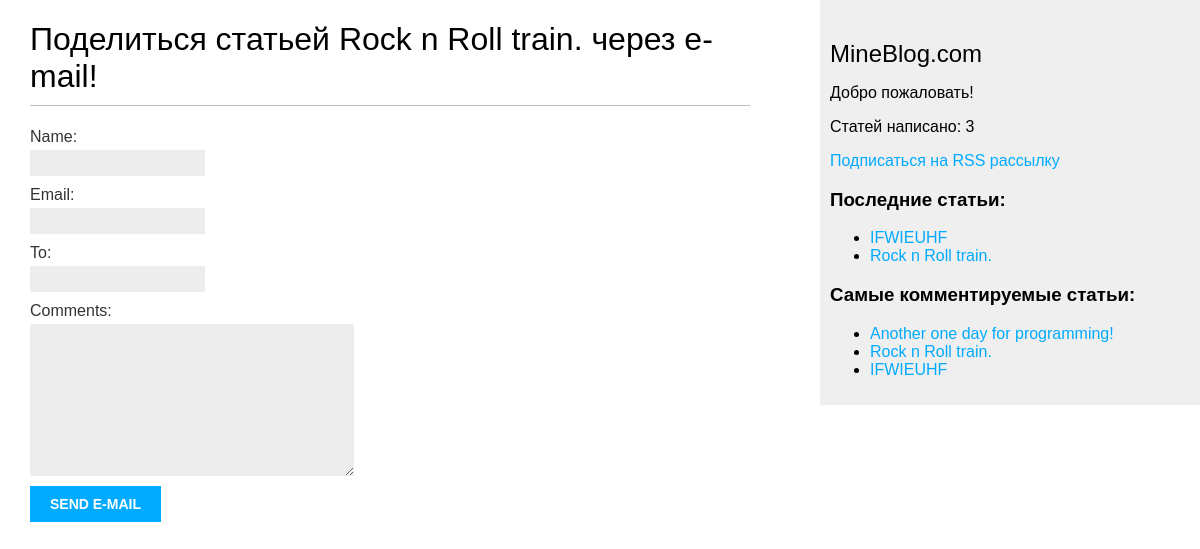
Before: /blog/2/share/ with the older database file.
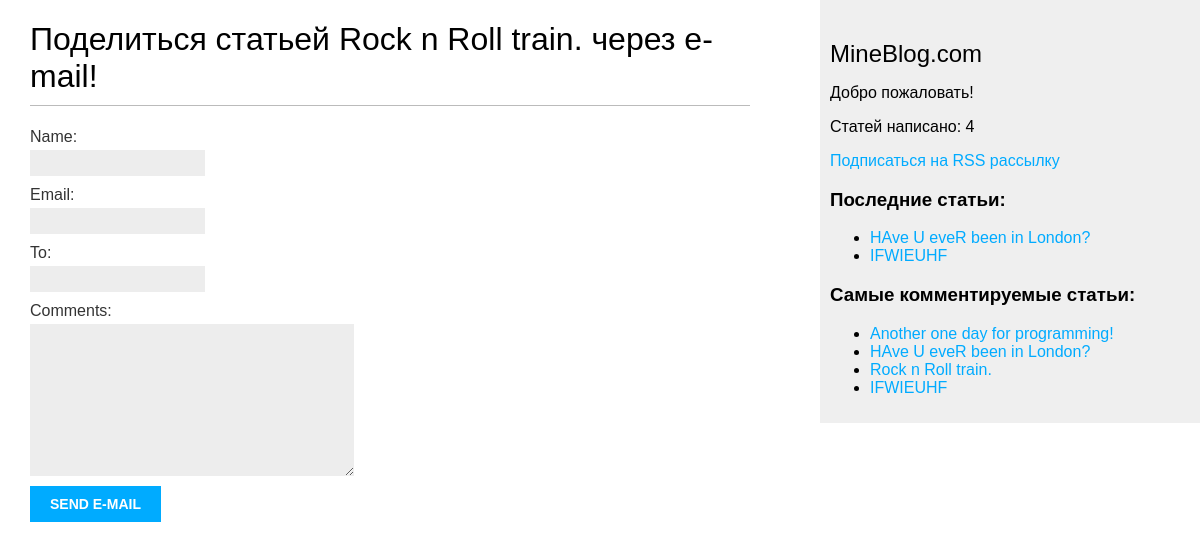
After: the same page with the newer database file.
### blog/models.py (models this page shows, shortened)
class Post(models.Model):
    STATUS_CHOICES = (
        ('draft', 'Draft'),
        ('published', 'Published'),
    )
    title = models.CharField(max_length=200)
    slug = models.SlugField(max_length=200, unique_for_date='publish')
    author = models.ForeignKey(User, on_delete=models.CASCADE, related_name='blog_posts')
    body = models.TextField(max_length=pow(10, 5))
    publish = models.DateTimeField(default=timezone.now)
    created = models.DateTimeField(auto_now_add=True)
    updated = models.DateTimeField(auto_now=True)
    status = models.CharField(max_length=10, choices=STATUS_CHOICES, default='draft')
    tags = TaggableManager()
    class Meta:
        ordering = ('-publish',)
    objects = models.Manager()
    published = PublishedManager()
    def get_absolute_url(self):
        return reverse('blog:post_detail', args=[
            self.publish.year, self.publish.month,
            self.publish.day, self.slug,
        ])

### blog/views.py (the view)
# urls.py: path('<int:post_id>/share/', views.post_share, name='post_share'),
def post_share(request, post_id):
    post = get_object_or_404(Post, id=post_id, status='published')
    sent = False
    if request.method:
        form = EmailPostForm(request.POST)
        if form.is_valid():
            cd = form.cleaned_data
            post_url = request.build_absolute_uri(post.get_absolute_url())
            subject = '{} ({}) recommends you reading "' \
                      '{}"'.format(cd['name'], cd['email'], post.title)
            message = 'Read "{}" at {}\n\n{}\'s comments: ' \
                      '{}'.format(post.title, post_url, cd['name'], cd['comments'])
            send_mail(subject, message, 'admin@myblog', [cd['to']])
            sent = True
            return render(request, 'blog/post/share.html',
                          {'post': post, 'form': form, 'sent': sent})
        else:
            form = EmailPostForm()
            return render(request, 'blog/post/share.html',
                          {'post': post, 'form': form, 'sent': sent})

### blog/forms.py
class EmailPostForm(forms.Form):
    name = forms.CharField(max_length=25)
    email = forms.EmailField()
    to = forms.EmailField()
    comments = forms.CharField(required=False, widget=forms.Textarea)

### blog/models.py (called while the page is built)
    def get_queryset(self):
        return super().get_queryset().filter(status='published')

### blog/templatetags/blog_tags.py (called while the page is built)
@register.simple_tag  # @register.simple_tag(name='name_of_tag')
def total_posts():
    return Post.published.count()

@register.inclusion_tag('blog/post/latest_posts.html')
def show_latest_posts(count=5):
    latest_posts = Post.published.order_by('-publish')[:count]
    return {'latest_posts': latest_posts}

@register.simple_tag
def get_most_commented_posts(count=5):
    return Post.published.annotate(
        total_comments=Count('comments')
    ).order_by('-total_comments')[:count]

### blog/templates/blog/post/share.html (shortened to what this page needs)
{% extends "blog/base.html" %}
{% block content %}
    {% if sent %}
        <h1>Письмо успешно отправлено!</h1>
        <p>Статья "{{ post.title }}" успешно отправлена на {{ form.cleaned_data.to }}.</p>
    {% else %}
        <h1>Поделиться статьей {{ post.title }} через e-mail!</h1>
        <form action="." method="POST">
            {{ form.as_p }}
            <input type="submit" value="Send e-mail">
        </form>
    {% endif %}
{% endblock %}

### blog/templates/blog/base.html (shortened to what this page needs)
{% load blog_tags %}
{% load static %}
<!DOCTYPE html>
<html lang="en">
<head>
    <link href="{% static "css/blog.css" %}" rel="stylesheet">
</head>
<body>
<div id="content">
    {% block content %}{% endblock %}
</div>
<div id="sidebar">
    <h2>
        MineBlog.com
    </h2>
    <p>
        Добро пожаловать!
    </p>
    <p>
        Статей написано: {% total_posts %}
    </p>
    <p>
        <a href="{% url "blog:post_feed" %}">Подписаться на RSS рассылку</a>
    </p>
    <h3>
        Последние статьи:
    </h3>
    {% show_latest_posts 2 %}
    <h3>
        Самые комментируемые статьи:
    </h3>
    {% get_most_commented_posts as most_commented_posts %}
    <ul>
        {% for post in most_commented_posts %}
            <li>
                <a href="{{ post.get_absolute_url }}">{{ post.title }}</a>
            </li>
        {% endfor %}
    </ul>
</div>
</body>
</html>

### blog/templates/blog/post/latest_posts.html
<ul>
    {% for post in latest_posts %}
        <li>
            <a href="{{ post.get_absolute_url }}">{{ post.title }}</a>
        </li>
    {% endfor %}
</ul>

Changed rows visible on the page:
no longer on one of the page's lists (row unchanged): Post: title "Rock n Roll train."
added Post: title "HAve U eveR been in London?"
Other visible differences:
text no longer shown: "3"
text now shown: "4"
